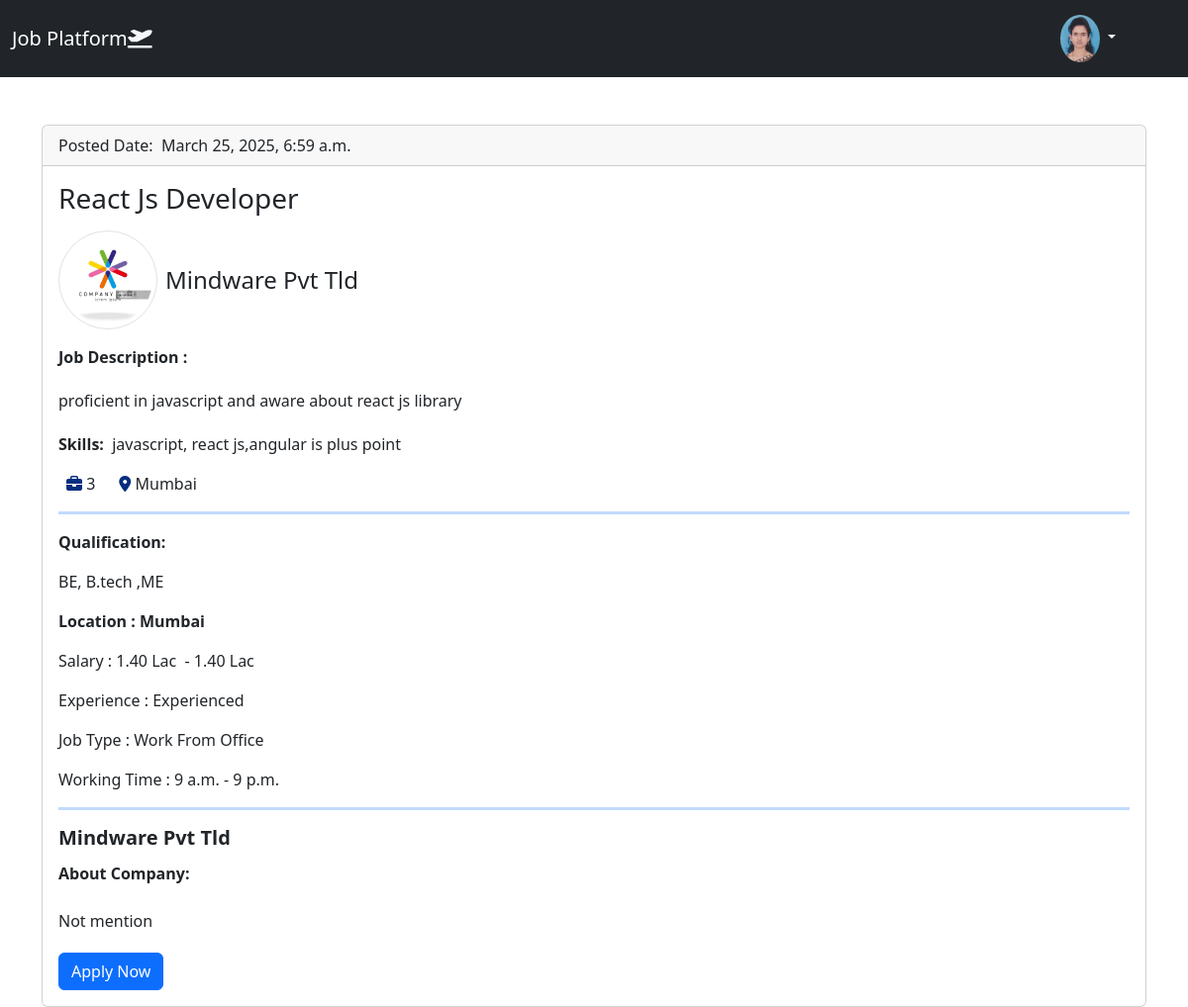
The app's page /job_detail/11 (signed in) with its own data.
### app/models.py (models this page shows, shortened)
class CustomUser(AbstractUser):
    confirm_password  = models.CharField(max_length=15,default='Enter your password')
    ROLE_CHOICES = (
        ('job_seeker', 'Job Seeker'),
        ('job_provider', 'Job Provider'),
    )
    role = models.CharField(max_length=20, choices=ROLE_CHOICES,default="job_seeker")
    mobile_number=models.CharField(max_length=10)

class Profile(models.Model):
    user = models.OneToOneField(CustomUser, on_delete=models.CASCADE)
    profile_image = models.ImageField(upload_to='profile_pics/', default='ph.jpg')
    resume = models.FileField(upload_to='resumes/', blank=True, null=True)
    skills= models.CharField(max_length=255, blank=True)
    about_me= models.TextField (blank=True)

class Job(models.Model):
    user = models.ForeignKey(CustomUser,on_delete=models.SET_NULL, null=True, blank=True, default=get_default_user)
    job_type_choices=(('Work From Home','Work From Home'),('Work From Office','Work From Office'),('Hybrid','Hybrid'),)
    employee_type_choices=(('Fresher','Fresher'),('Experienced','Experienced'),)
    title = models.CharField(max_length=255)
    company = models.CharField(max_length=255)
    about_company=models.TextField()
    job_description = models.TextField()
    vacancy_total=models.CharField( max_length=5,blank=True,null=True)
    skills=models.TextField(blank=True,null=True)
    required_education=models.CharField(max_length=255,null=True,blank=True,default="Not Specified")
    logo=models.ImageField(upload_to='logo/', blank=True,null=True)
    location = models.CharField(max_length=255, default="Not Specified")
    min_salary = models.DecimalField(max_digits=10, decimal_places=2, null=True, blank=True)
    max_salary = models.DecimalField(max_digits=10, decimal_places=2, null=True, blank=True)
    created_at = models.DateTimeField(auto_now_add=True)
    job_type=models.CharField(max_length=50,choices=job_type_choices)
    office_time_from=models.TimeField(default=datetime.datetime.now)
    office_time_to=models.TimeField(default=datetime.datetime.now)
    employee_type=models.CharField(max_length=50,choices=employee_type_choices,default="Fresher")
    is_active=models.BooleanField(default=True)
    email_address=models.EmailField(default="hr@fresher.com")

### app/views.py (the view)
# urls.py: path('job_detail/<int:id>',views.job_detail, name="job_detail"),
@login_required
def job_detail(request, id):
    try:
        job = Job.objects.get(id=id)
        application=Application.objects.filter(job=job.id,user=request.user)
    except Job.DoesNotExist:
        return HttpResponse("Job not found", status=404)
    if application:
        return render(request, 'job_details.html', {'job': job,'application':True})
    else:
        return render(request, 'job_details.html', {'job': job,'application':False})

### templates/job_details.html (shortened to what this page needs)
{% extends 'base.html' %}
{%load static %}
{% block 'main' %}
<div class="container">
     <div class="row">
        <div class="col-md-12 col-sm-4 mt-5">
            <div class="card">
                <div class="card-header">
                  Posted Date: &nbsp;{{job.created_at}}
                </div>
                <div class="card-body">
                  <h3 class="card-title">{{job.title|title}}</h3>
                  <div class="d-flex justify-content-arround mt-3 align-items-center">
                    <img src="{{job.logo.url}}" class="img-thumbnail logoimage" alt="{{job.title}} {{job.company}} image" width="100" height="100"/>
                    <h4 class="card-text lh-lg ms-2 ">{{job.company|title}}</h4>
                  </div>
                  <p class="card-text fw-bold mt-3">Job Description&nbsp;:</p> <p class="card-text lh-lg text-justify"> {{job.job_description}}</p>
                  <p class="card-text"><span class="fw-bold">Skills:</span>&nbsp; {{job.skills}}</p>
                  <div class="d-flex justify-content-start ">
                    <div><i class="fa-solid fa-briefcase ms-2" style="color: #022f7e;"></i>&nbsp;{{job.vacancy_total}}</div>
                    <div><i class="fa-solid fa-location-dot ms-4" style="color: #022f7e;"></i>&nbsp;{{job.location|title}}</div>
                  </div>
                  <hr class="text-primary border-3">
                  <p class="card-text fw-bold">Qualification:</p>
                  <p class="card-text">{{job.required_education}}</p>
                  <p class="fw-bold">Location&nbsp;:&nbsp;{{job.location|capfirst}}</p>
                  <p>Salary&nbsp;:&nbsp;{{job.min_salary}} Lac &nbsp;-&nbsp;{{job.min_salary}} Lac</p>
                  <p>Experience&nbsp;:&nbsp;{{job.employee_type}}</p>
                  <p> Job Type&nbsp;:&nbsp;{{job.job_type}} </p>
                  <p>Working Time&nbsp;:&nbsp;{{job.office_time_from}}&nbsp;-&nbsp;{{job.office_time_to}}</p>
                  <hr class="text-primary border-3">
                  <h5 class="card-title fw-bold ">{{job.company|title}}</h5>
                  <p class="fw-bold card-text lh-lg">About Company:</p>
                  <p class="card-text lh-lg text-justify">{{job.about_company|capfirst}}</p>
                  <form action="{% url 'apply' job.id %}" method="post">
                    {% if application == True %}
                    <button class="btn btn-success">Applied</button>
                    {% else %}
                    <button class="btn btn-primary">Apply Now</button>
                    {% endif %}
                  </form>
                </div>
              </div>
        </div>
     </div>
</div>
  {% endblock 'main' %}

### templates/header.html (shortened to what this page needs)
{% load static %}
<!DOCTYPE html>
<html lang="en">
  <head>
    <link rel="stylesheet" href="{% static 'assets/css/bootstrap.min.css' %}" />
    <link rel="stylesheet" href="{% static 'assets/css/style.css' %}" />
    <link
      rel="stylesheet"
      href="https://cdnjs.cloudflare.com/ajax/libs/font-awesome/6.7.2/css/all.min.css"
    />
  </head>
  <body>
    <nav class="navbar navbar-expand-lg navbar-dark bg-dark">
      <div class="container-fluid">
        <a class="navbar-brand" href="#">Job Platform<i class="fa-solid fa-plane-departure fa-bounce" style="color: #f5f7fa;"></i></a>
        <div
          class="collapse navbar-collapse d-flex justify-content-end"
          id="navbarSupportedContent"
        >
        {% if user.is_authenticated %}
        <div class="dropdown me-5">
          <button class="btn btn-dark dropdown-toggle" type="button" id="dropdownMenuButton1" data-bs-toggle="dropdown" aria-expanded="false">
            <img src="{{ user.profile.profile_image.url }}" alt="Profile Pic" width="40" class="profile"/>
          </button>
        </div>
          {% endif %}
        </div>
      </div>
    </nav>
  </body>
</html>

### static/assets/css/style.css (style rules this page uses)
* { box-sizing: border-box; }
.profile,.logoimage { border-radius: 50%; }
a { cursor: pointer; }

### records on screen
CustomUser: profile.profile_image (picture)
Job: created_at "March 25, 2025, 6:59 a.m.", title "React Js Developer", logo (picture), company "Mindware Pvt Tld", job_description "proficient in javascript and aware about react js library", skills "javascript, react js,angular is plus point", vacancy_total "3", location "Mumbai", required_education "BE, B.tech ,ME", min_salary "1.40", employee_type "Experienced", job_type "Work From Office", office_time_from "9 a.m.", office_time_to "9 p.m.", about_company "Not mention"
